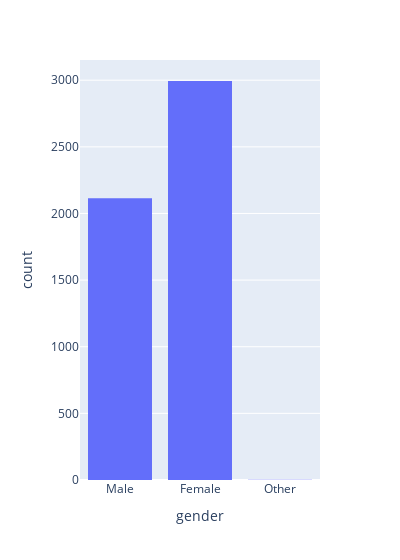

Notebook cell for this chart:
### Code cell
fig= px.histogram(df, x='gender', width=400)
fig.show()

### Figure 1 — Plotly figure (JSON) as saved in the notebook; plotly's stock layout.template omitted (floating-point values rounded to 4 significant figures; data arrays with more than 128 entries replaced by an {"elided": "..."} marker saying what was removed)
{"data": [{"alignmentgroup": "True", "bingroup": "x", "hovertemplate": "gender=%{x}<br>count=%{y}<extra></extra>", "legendgroup": "", "marker": {"color": "#636efa", "pattern": {"shape": ""}}, "name": "", "offsetgroup": "", "orientation": "v", "showlegend": false, "type": "histogram", "x": {"elided": "5110 str values"}, "xaxis": "x", "yaxis": "y"}], "layout": {"barmode": "relative", "legend": {"tracegroupgap": 0}, "margin": {"t": 60}, "width": 400, "xaxis": {"anchor": "y", "domain": [0, 1], "title": {"text": "gender"}}, "yaxis": {"anchor": "x", "domain": [0, 1], "title": {"text": "count"}}}}
